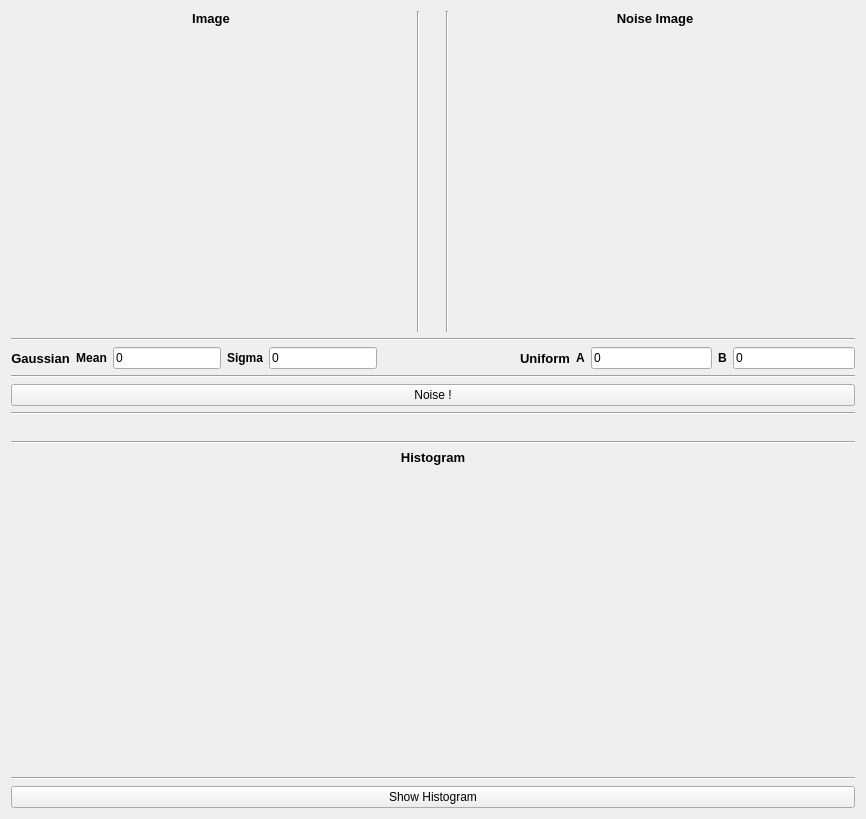
      <widget class="QWidget" name="tab_10">
       <attribute name="title">
        <string>Noise</string>
       </attribute>
       <layout class="QGridLayout" name="gridLayout_17">
        <item row="0" column="0">
         <layout class="QVBoxLayout" name="verticalLayout_25">
          <item>
           <layout class="QVBoxLayout" name="verticalLayout_24">
            <item>
             <layout class="QHBoxLayout" name="horizontalLayout_15">
              <item>
               <layout class="QVBoxLayout" name="verticalLayout_21">
                <item>
                 <widget class="QLabel" name="Original_ROI_Image_label">
                  <property name="font">
                   <font>
                    <pointsize>10</pointsize>
                    <weight>75</weight>
                    <bold>true</bold>
                   </font>
                  </property>
                  <property name="text">
                   <string>Image</string>
                  </property>
                  <property name="alignment">
                   <set>Qt::AlignCenter</set>
                  </property>
                 </widget>
                </item>
                <item>
                 <widget class="MplWidget" name="Original_ROI_Image" native="true">
                  <property name="sizePolicy">
                   <sizepolicy hsizetype="Expanding" vsizetype="Expanding">
                    <horstretch>0</horstretch>
                    <verstretch>0</verstretch>
                   </sizepolicy>
                  </property>
                  <property name="minimumSize">
                   <size>
                    <width>400</width>
                    <height>300</height>
                   </size>
                  </property>
                 </widget>
                </item>
               </layout>
              </item>
              <item>
               <widget class="Line" name="line_4">
                <property name="orientation">
                 <enum>Qt::Vertical</enum>
                </property>
               </widget>
              </item>
              <item>
               <spacer name="verticalSpacer_11">
                <property name="orientation">
                 <enum>Qt::Vertical</enum>
                </property>
                <property name="sizeHint" stdset="0">
                 <size>
                  <width>20</width>
                  <height>40</height>
                 </size>
                </property>
               </spacer>
              </item>
              <item>
               <widget class="Line" name="line">
                <property name="orientation">
                 <enum>Qt::Vertical</enum>
                </property>
               </widget>
              </item>
              <item>
               <layout class="QVBoxLayout" name="verticalLayout_23">
                <item>
                 <widget class="QLabel" name="Noise_ROI_Image_label">
                  <property name="font">
                   <font>
                    <pointsize>10</pointsize>
                    <weight>75</weight>
                    <bold>true</bold>
                   </font>
                  </property>
                  <property name="text">
                   <string>Noise Image</string>
                  </property>
                  <property name="alignment">
                   <set>Qt::AlignCenter</set>
                  </property>
                 </widget>
                </item>
                <item>
                 <widget class="MplWidget" name="Noisy_ROI_Image" native="true">
                  <property name="sizePolicy">
                   <sizepolicy hsizetype="Expanding" vsizetype="Expanding">
                    <horstretch>0</horstretch>
                    <verstretch>0</verstretch>
                   </sizepolicy>
                  </property>
                  <property name="minimumSize">
                   <size>
                    <width>400</width>
                    <height>300</height>
                   </size>
                  </property>
                 </widget>
                </item>
               </layout>
              </item>
             </layout>
            </item>
            <item>
             <widget class="Line" name="line_5">
              <property name="orientation">
               <enum>Qt::Horizontal</enum>
              </property>
             </widget>
            </item>
            <item>
             <layout class="QHBoxLayout" name="horizontalLayout_25">
              <item>
               <layout class="QHBoxLayout" name="horizontalLayout_20">
                <item>
                 <widget class="QLabel" name="Gaussian_Noise_label">
                  <property name="font">
                   <font>
                    <pointsize>10</pointsize>
                    <weight>75</weight>
                    <bold>true</bold>
                   </font>
                  </property>
                  <property name="text">
                   <string>Gaussian</string>
                  </property>
                  <property name="alignment">
                   <set>Qt::AlignCenter</set>
                  </property>
                 </widget>
                </item>
                <item>
                 <layout class="QHBoxLayout" name="horizontalLayout_21">
                  <item>
                   <layout class="QHBoxLayout" name="horizontalLayout_18">
                    <item>
                     <widget class="QLabel" name="Gaussian_Noise_Max_lineEdit_label">
                      <property name="font">
                       <font>
                        <weight>75</weight>
                        <bold>true</bold>
                       </font>
                      </property>
                      <property name="text">
                       <string>Mean</string>
                      </property>
                      <property name="alignment">
                       <set>Qt::AlignCenter</set>
                      </property>
                     </widget>
                    </item>
                    <item>
                     <widget class="QLineEdit" name="Gaussian_Noise_Min_lineEdit">
                      <property name="text">
                       <string>0</string>
                      </property>
                     </widget>
                    </item>
                   </layout>
                  </item>
                  <item>
                   <layout class="QHBoxLayout" name="horizontalLayout_19">
                    <item>
                     <widget class="QLabel" name="Gaussian_Noise_Min_lineEdit_label">
                      <property name="font">
                       <font>
                        <weight>75</weight>
                        <bold>true</bold>
                       </font>
                      </property>
                      <property name="text">
                       <string>Sigma</string>
                      </property>
                      <property name="alignment">
                       <set>Qt::AlignCenter</set>
                      </property>
                     </widget>
                    </item>
                    <item>
                     <widget class="QLineEdit" name="Gaussian_Noise_Max_lineEdit">
                      <property name="text">
                       <string>0</string>
                      </property>
                     </widget>
                    </item>
                   </layout>
                  </item>
                 </layout>
                </item>
                <item>
                 <spacer name="horizontalSpacer_25">
                  <property name="orientation">
                   <enum>Qt::Horizontal</enum>
                  </property>
                  <property name="sizeHint" stdset="0">
                   <size>
                    <width>40</width>
                    <height>20</height>
                   </size>
                  </property>
                 </spacer>
                </item>
                <item>
                 <widget class="QLabel" name="Uniform_Noise_label">
                  <property name="font">
                   <font>
                    <pointsize>10</pointsize>
                    <weight>75</weight>
                    <bold>true</bold>
                   </font>
                  </property>
                  <property name="text">
                   <string>Uniform</string>
                  </property>
                  <property name="alignment">
                   <set>Qt::AlignCenter</set>
                  </property>
                 </widget>
                </item>
                <item>
                 <layout class="QHBoxLayout" name="horizontalLayout_16">
                  <item>
                   <widget class="QLabel" name="Uniform_Noise_Min_lineEdit_label">
                    <property name="font">
                     <font>
                      <weight>75</weight>
                      <bold>true</bold>
                     </font>
                    </property>
                    <property name="text">
                     <string>A</string>
                    </property>
                    <property name="alignment">
                     <set>Qt::AlignCenter</set>
                    </property>
                   </widget>
                  </item>
                  <item>
                   <widget class="QLineEdit" name="Uniform_Noise_Min_lineEdit">
                    <property name="text">
                     <string>0</string>
                    </property>
                   </widget>
                  </item>
                 </layout>
                </item>
                <item>
                 <layout class="QHBoxLayout" name="horizontalLayout_17">
                  <item>
                   <widget class="QLabel" name="Uniform_Noise_Max_lineEdit_label">
                    <property name="font">
                     <font>
                      <weight>75</weight>
                      <bold>true</bold>
                     </font>
                    </property>
                    <property name="text">
                     <string>B</string>
                    </property>
                    <property name="alignment">
                     <set>Qt::AlignCenter</set>
                    </property>
                   </widget>
                  </item>
                  <item>
                   <widget class="QLineEdit" name="Uniform_Noise_Max_lineEdit">
                    <property name="text">
                     <string>0</string>
                    </property>
                   </widget>
                  </item>
                 </layout>
                </item>
               </layout>
              </item>
             </layout>
            </item>
            <item>
             <widget class="Line" name="line_6">
              <property name="orientation">
               <enum>Qt::Horizontal</enum>
              </property>
             </widget>
            </item>
            <item>
             <widget class="QPushButton" name="ROI_Noise_pushButton">
              <property name="text">
               <string>Noise !</string>
              </property>
             </widget>
            </item>
            <item>
             <widget class="Line" name="line_7">
              <property name="orientation">
               <enum>Qt::Horizontal</enum>
              </property>
             </widget>
            </item>
           </layout>
          </item>
          <item>
           <spacer name="horizontalSpacer_20">
            <property name="orientation">
             <enum>Qt::Horizontal</enum>
            </property>
            <property name="sizeHint" stdset="0">
             <size>
              <width>40</width>
              <height>20</height>
             </size>
            </property>
           </spacer>
          </item>
          <item>
           <layout class="QVBoxLayout" name="verticalLayout_22">
            <item>
             <widget class="Line" name="line_2">
              <property name="orientation">
               <enum>Qt::Horizontal</enum>
              </property>
             </widget>
            </item>
            <item>
             <widget class="QLabel" name="ROI_Hist_label">
              <property name="font">
               <font>
                <pointsize>10</pointsize>
                <weight>75</weight>
                <bold>true</bold>
               </font>
              </property>
              <property name="text">
               <string>Histogram</string>
              </property>
              <property name="alignment">
               <set>Qt::AlignCenter</set>
              </property>
             </widget>
            </item>
            <item>
             <widget class="MplWidget" name="ROI_Hist" native="true">
              <property name="sizePolicy">
               <sizepolicy hsizetype="Expanding" vsizetype="Expanding">
                <horstretch>0</horstretch>
                <verstretch>0</verstretch>
               </sizepolicy>
              </property>
              <property name="minimumSize">
               <size>
                <width>400</width>
                <height>300</height>
               </size>
              </property>
             </widget>
            </item>
            <item>
             <widget class="Line" name="line_3">
              <property name="orientation">
               <enum>Qt::Horizontal</enum>
              </property>
             </widget>
            </item>
            <item>
             <widget class="QPushButton" name="Show_ROI_Hist_pushButton">
              <property name="text">
               <string>Show Histogram</string>
              </property>
             </widget>
            </item>
           </layout>
          </item>
         </layout>
        </item>
       </layout>
      </widget>
